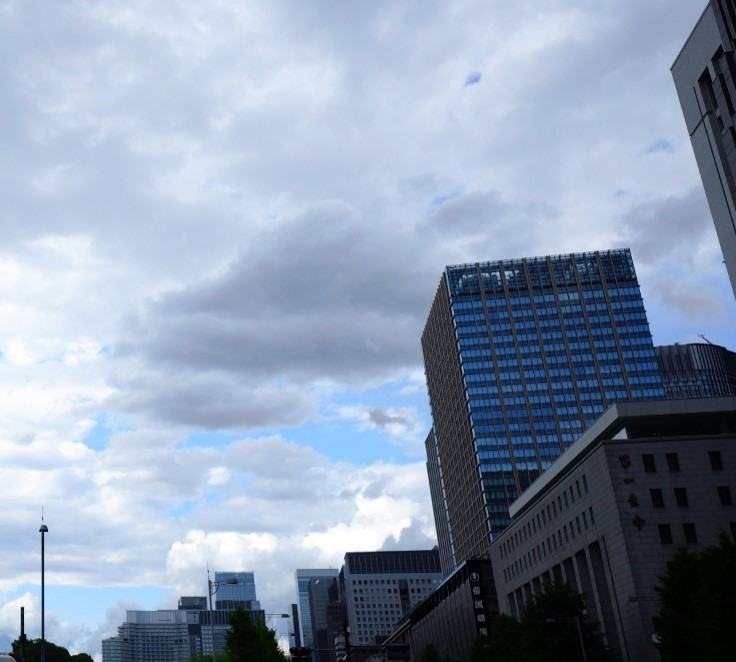
#> input picture huukei.png, 736 x 662 px
$ python edge.py
#> lines starting #> are read from the running program, lines starting #| are printed output that depends on the picture; after the words box and inside, x2 and y2 are one past the last pixel; in counts of white or black regions, pixels touching at a corner belong together
#!/usr/bin/env python3

# 必要なライブラリをインポート
import cv2

# 画像の読み込み
image = cv2.imread("huukei.png")
#> image is the input picture: shape (662, 736, 3); mean B, G, R 173.9, 153.3, 139.2
# 画像からエッジを検出
edge_image = cv2.Canny(image, 100, 200)
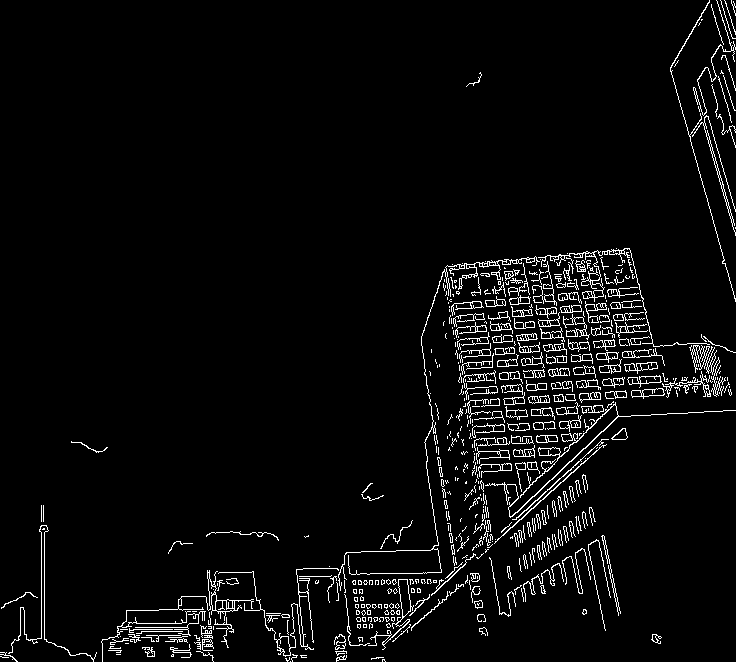
#> edge_image: shape (662, 736); 4.1% white in thin lines or dots

# 検出結果を表示
cv2.imshow("Result", edge_image)
cv2.waitKey(0)
cv2.destroyAllWindows()

$ run again, with banana.png copied over huukei.png
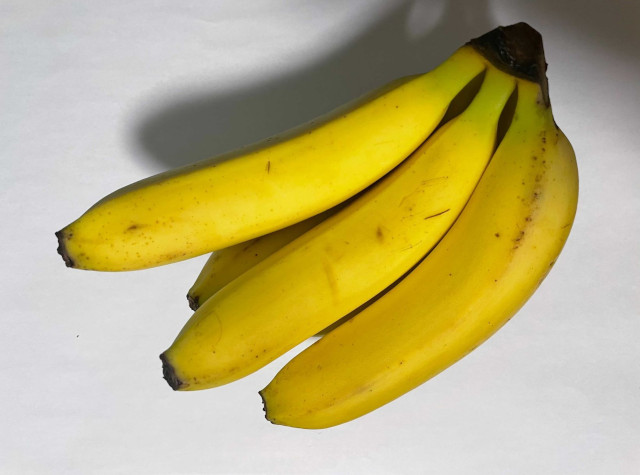
#> input picture banana.png, 640 x 475 px
#> image is the input picture: shape (475, 640, 3); mean B, G, R 121, 176.4, 188.4
#> `edge_image = cv2.Canny(image, 100, 200)`:
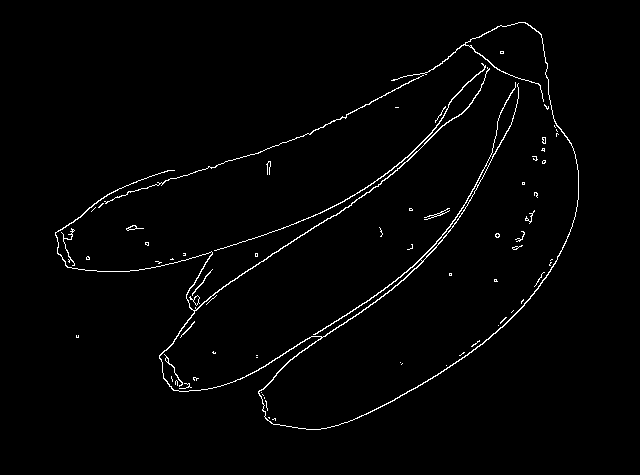
#> edge_image: shape (475, 640); 1.7% white in thin lines or dots, all inside (x1, y1, x2, y2) = (55, 22, 579, 430)
